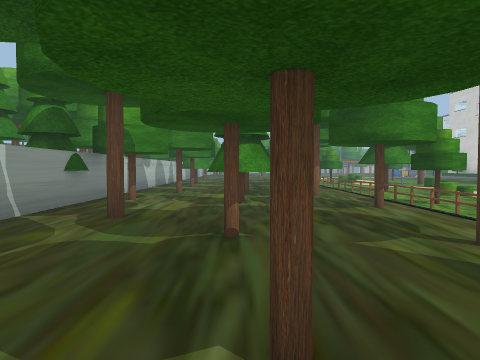
View 1 (above)

22 first-person views from a walk through a Godot game level. The camera is 1.5 m above the floor, tilts 2° down and sees 70° across. The floor is counted in squares, 2 m on a side. Each view is taken from the middle of a square. On the plan, view 1 faces up. The plan holds only what a view shows up to about 11 squares ahead; the rest is blank. The place goes on beyond the plan.

View 2
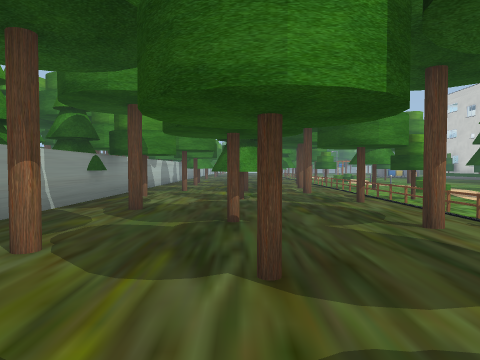

View 3
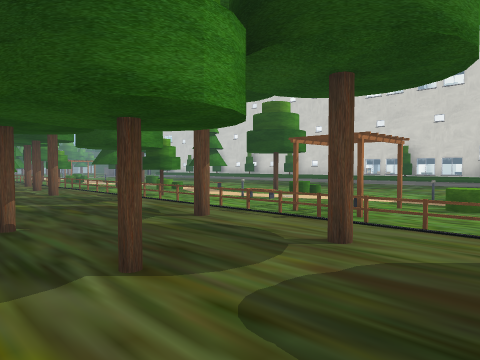

View 4
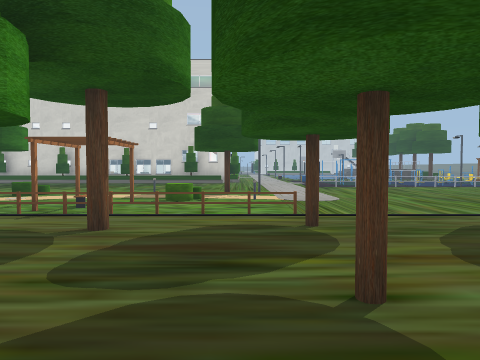

View 5
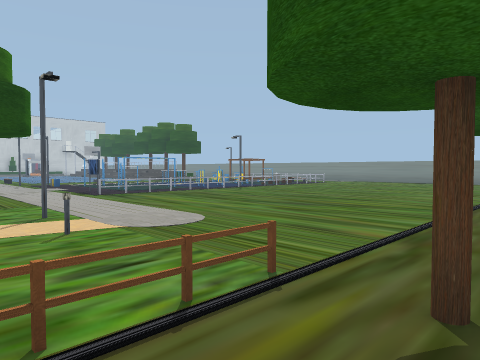

View 6
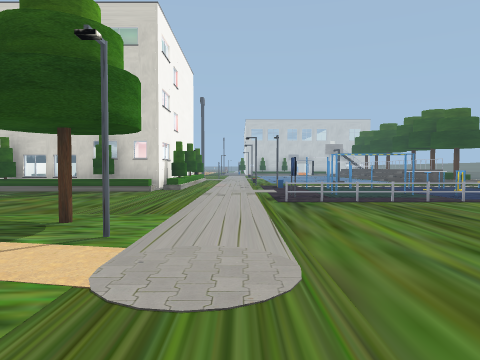

View 7
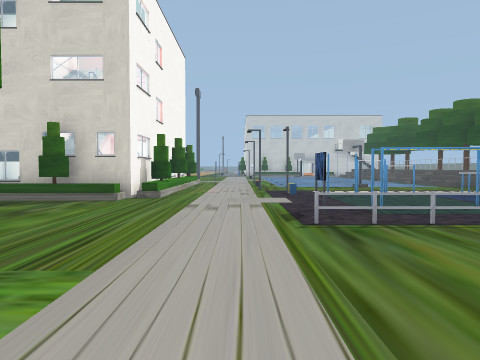

View 8
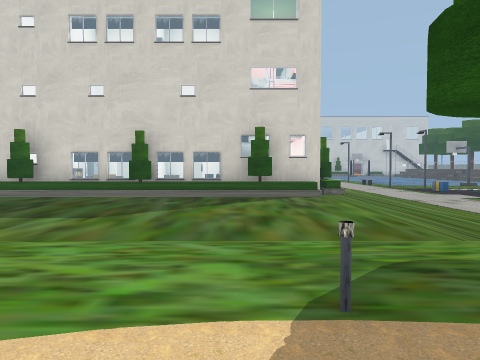

View 9
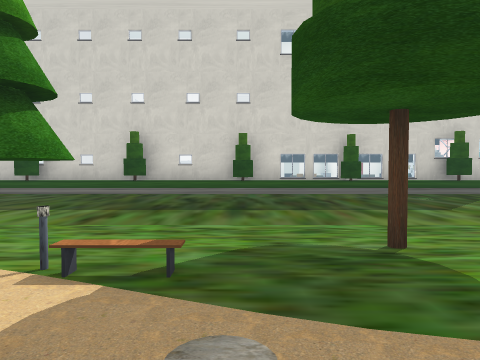

View 10
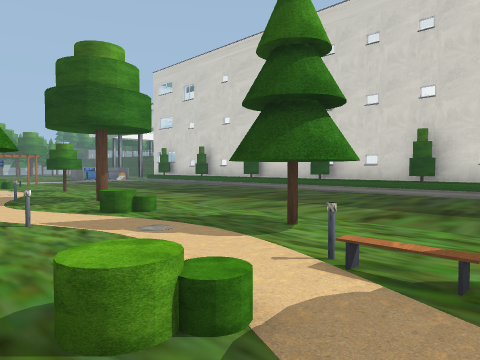

View 11
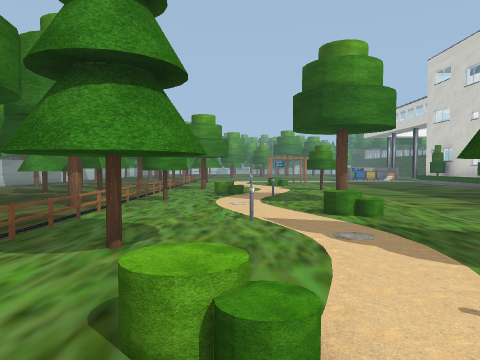

View 12
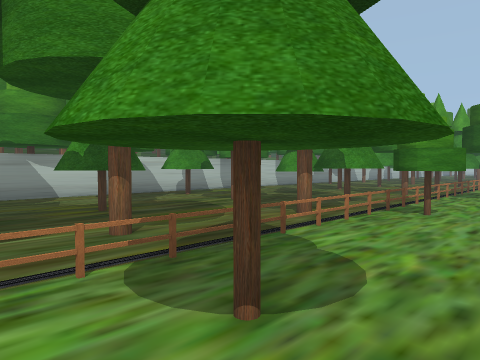

View 13
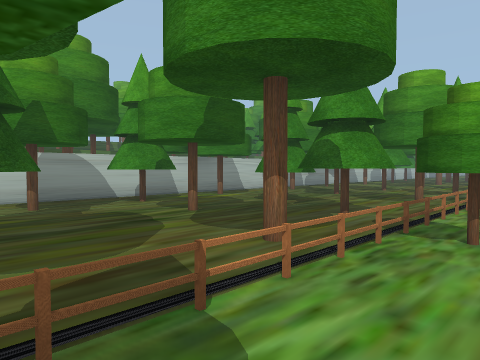

View 14
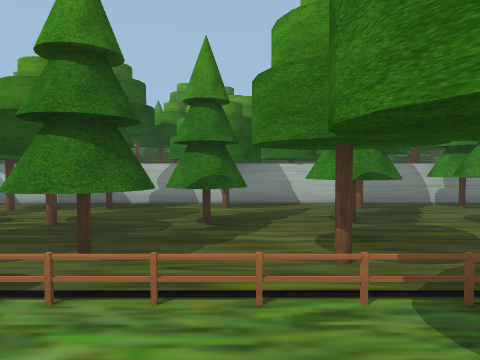

View 15
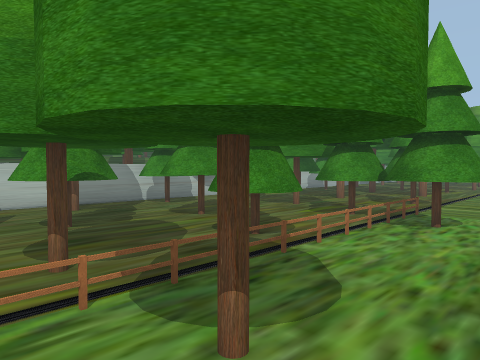

View 16
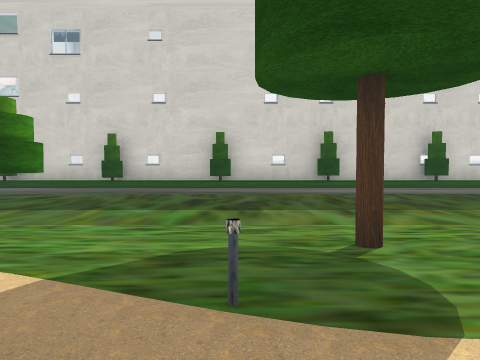

View 17
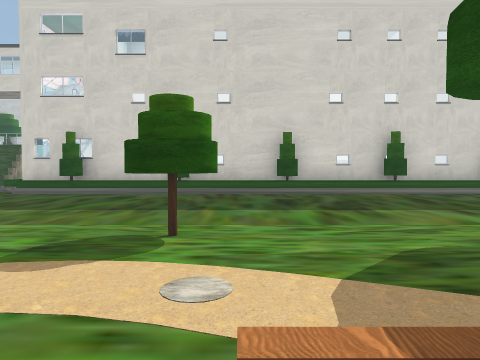

View 18
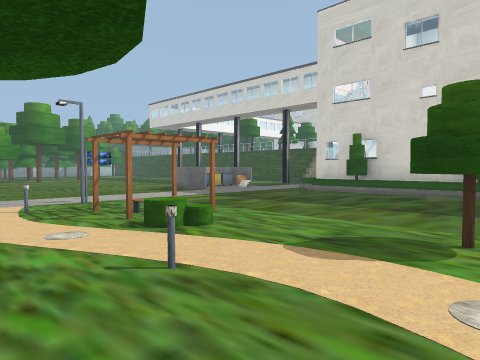

View 19
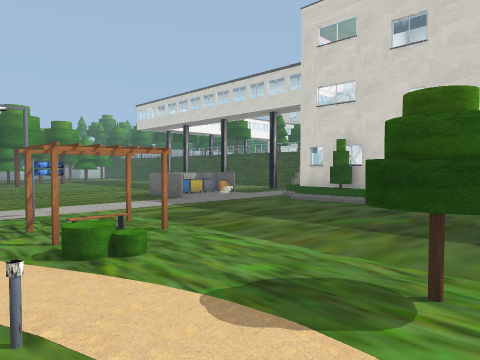

View 20
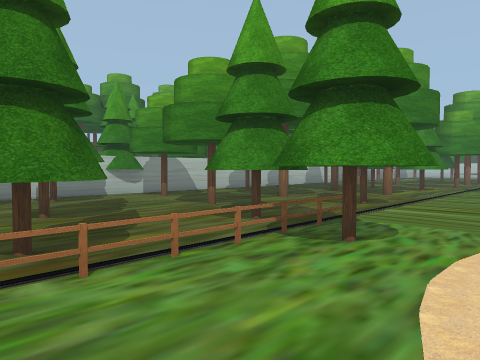

View 21
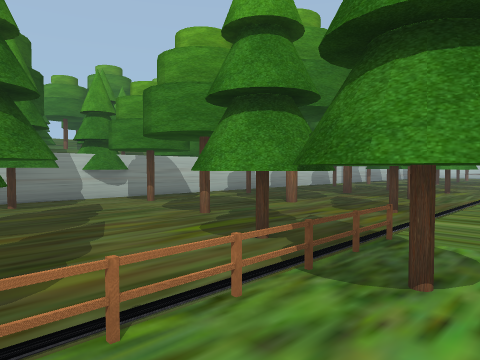

View 22
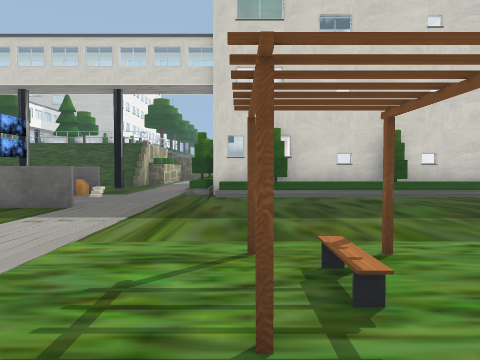

### Floor plan
Key: @ floor where view 1 was taken; # wall or solid block; x gap in a wall; . main floor; : floor 0.25 m higher than the main floor; / step, stairs or slope; = window, fence, low wall or low ledge; ^ raised ledge; B bench; S streetlight; I sign; O other object.
Columns run from 4 left of view 1 to 18 right of it. Each row starts with its distance up from view 1.
 28 #......... .....=#....
 27 #.#..#..B...O.........
 26 #......#B...S.......##
 25 #.......B..B.B...../#
 24 #.#.#...B..B.B.....##
 23 #......#B........../
 22 #.#.....B........../
 21 #...#...B.=........#
 20 #.....#.B....#...../
 19 #.#.....B./........:
 18 #...#...B./........##
 17 #.....#.O..=......./#
 16 #.#.#...O...#....../#
 15 #......#B........../#
 14 #.#.....B..........##
 13 #...#...B.=......../#
 12 #.....#.B........../#
 11 #.......B....#.....##
 10 #.#.#...O........../#
  9 #.....#.O........../#
  8 #.......O..........##
  7 #...#...O...#....../#O
  6 #.......O........../#
  5 #.#.....O..........# ##
  4 #...#...O........../
  3  .....#.O.B......../
  2   #.....O/.........###
  1   ..#.#.O.B.=......###
  0    .@...B........../###
 -1   ......B.=..#......^#^
 -2    .#.#.B...S..........
 -3     .............O.....
 -4       ..........=IO....
 -5        .........=.... .
 -6        .........=x...
 -7        .........=...x
 -8        ....... .=##.x

Positions as (right, up) in squares from view 1, and headings:
1: (0, 0), facing up
2: (0, -1), facing up
3: (-1, -1), facing up-right
4: (-2, -1), facing right
5: (2, 0), facing down-right
6: (4, -3), facing right
7: (7, -3), facing right
8: (6, 2), facing right
9: (5, 8), facing right
10: (5, 8), facing up-right
11: (6, 8), facing up
12: (6, 10), facing up-left
13: (5, 12), facing up-left
14: (6, 19), facing left
15: (6, 19), facing up-left
16: (5, 17), facing right
17: (5, 19), facing right
18: (5, 19), facing up-right
19: (6, 19), facing up-right
20: (6, 22), facing up-left
21: (5, 23), facing up-left
22: (6, 25), facing right
